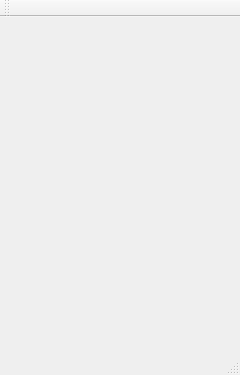
<?xml version="1.0" encoding="UTF-8"?>
<ui version="4.0">
 <class>CSwitchWindowClass</class>
 <widget class="QMainWindow" name="CSwitchWindowClass">
  <property name="geometry">
   <rect>
    <x>0</x>
    <y>0</y>
    <width>240</width>
    <height>375</height>
   </rect>
  </property>
  <property name="windowTitle">
   <string>CSwitchWindow</string>
  </property>
  <widget class="QWidget" name="centralWidget"/>
  <widget class="QMenuBar" name="menuBar">
   <property name="geometry">
    <rect>
     <x>0</x>
     <y>0</y>
     <width>240</width>
     <height>20</height>
    </rect>
   </property>
  </widget>
  <widget class="QToolBar" name="mainToolBar">
   <attribute name="toolBarArea">
    <enum>TopToolBarArea</enum>
   </attribute>
   <attribute name="toolBarBreak">
    <bool>false</bool>
   </attribute>
  </widget>
  <widget class="QStatusBar" name="statusBar"/>
 </widget>
 <layoutdefault spacing="6" margin="11"/>
 <resources>
  <include location="cswitchwindow.qrc"/>
 </resources>
 <connections/>
</ui>
